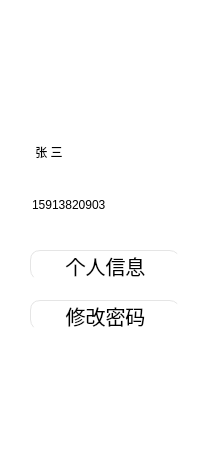
      <widget class="QWidget" name="widget_2" native="true">
       <property name="geometry">
        <rect>
         <x>30</x>
         <y>10</y>
         <width>200</width>
         <height>450</height>
        </rect>
       </property>
       <property name="styleSheet">
        <string notr="true">QWidget{
	background-color: rgb(255, 255, 255);
	border-radius:30px;
}
QPushButton{
	border-radius:10px;
	font:20px;
	border-left:1px solid rgb(229,229,229);
	border-top:1px solid rgb(229,229,229);
}
QPushButton:hover{
	background-color: rgb(0, 170, 255);
}

QPushButton:focus{
	background-color: rgb(0, 170, 255);
}
</string>
       </property>
       <widget class="QLabel" name="label_wode">
        <property name="geometry">
         <rect>
          <x>50</x>
          <y>20</y>
          <width>100</width>
          <height>100</height>
         </rect>
        </property>
        <property name="styleSheet">
         <string notr="true"/>
        </property>
        <property name="text">
         <string/>
        </property>
        <property name="pixmap">
         <pixmap resource="images.qrc">:/2.bmp</pixmap>
        </property>
        <property name="scaledContents">
         <bool>true</bool>
        </property>
       </widget>
       <widget class="QLineEdit" name="lineEdit_3">
        <property name="geometry">
         <rect>
          <x>20</x>
          <y>140</y>
          <width>159</width>
          <height>29</height>
         </rect>
        </property>
        <property name="styleSheet">
         <string notr="true">QLineEdit{
	font:&quot;楷体&quot;;
}</string>
        </property>
        <property name="text">
         <string>    张 三</string>
        </property>
        <property name="readOnly">
         <bool>true</bool>
        </property>
       </widget>
       <widget class="QLineEdit" name="lineEdit_6">
        <property name="geometry">
         <rect>
          <x>30</x>
          <y>190</y>
          <width>159</width>
          <height>29</height>
         </rect>
        </property>
        <property name="text">
         <string>15913820903</string>
        </property>
        <property name="readOnly">
         <bool>true</bool>
        </property>
       </widget>
       <widget class="QPushButton" name="pushButton">
        <property name="geometry">
         <rect>
          <x>30</x>
          <y>250</y>
          <width>150</width>
          <height>30</height>
         </rect>
        </property>
        <property name="text">
         <string>个人信息</string>
        </property>
       </widget>
       <widget class="QPushButton" name="pushButton_4">
        <property name="geometry">
         <rect>
          <x>30</x>
          <y>300</y>
          <width>150</width>
          <height>30</height>
         </rect>
        </property>
        <property name="text">
         <string>修改密码</string>
        </property>
       </widget>
      </widget>
